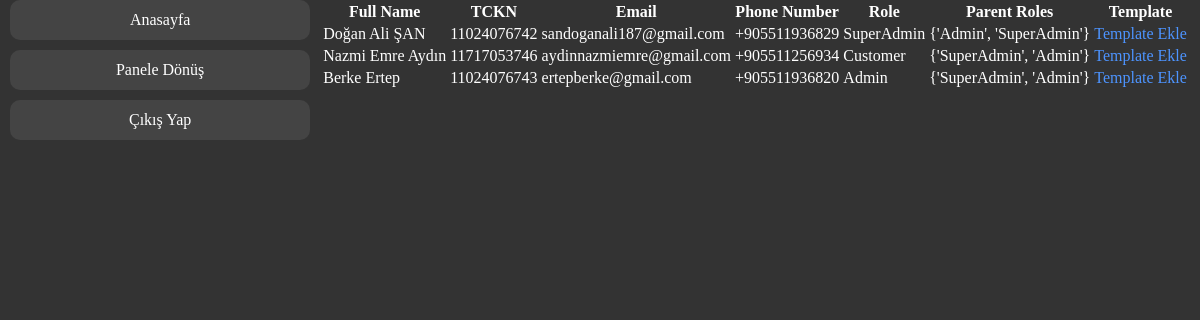
Page /addtemplate (signed in) on the committed database.
### tables this page shows
CREATE TABLE "Users" (
	"firstname"	TEXT NOT NULL,
	"lastname"	TEXT NOT NULL,
	"tckn"	TEXT NOT NULL UNIQUE,
	"email"	TEXT NOT NULL,
	"phoneNumber"	TEXT NOT NULL UNIQUE,
	"password"	TEXT NOT NULL,
	"salt"	TEXT NOT NULL,
	"role"	TEXT NOT NULL,
	"parentRoles"	TEXT NOT NULL,
	"templates"	TEXT,
	"kvkk"	INTEGER,
	PRIMARY KEY("tckn")
);

### app/routes/admin_routes.py (the view)
@admin_bp.route("/addtemplate",methods=["POST","GET"])
def add_user():
    allowed_roles = ["SuperAdmin", "Admin"]
    if "email" not in session or session.get("Role") not in allowed_roles:
        return jsonify({"Error": "Permission Denied"})
    users = get_users(get_db(),get_db().cursor())
    conn = get_db()
    cursor = conn.cursor()
    contracts = cursor.execute('SELECT * FROM contractPaths').fetchall()
    conn.close()
    return render_template("addtemplate.html",users=users,session=session,contracts=contracts)

### functions.py (called while the page is built)
def get_app():
    app = Flask(__name__,template_folder='app/templates',static_folder='app/static')
    app.secret_key = "!g2q_q*p#!6j)nmdnb170&)y4i54!l2)ji&w7u%e16i5n^2)"
    app.config['DATABASE'] = 'app/main.db'
    app.config['UPLOAD_FOLDER'] = 'static/files'
    app.config['MAIL_SERVER'] = 'smtp.gmail.com'
    app.config['MAIL_PORT'] = 587
    app.config['MAIL_USE_TLS'] = True
    app.config['MAIL_USERNAME'] = 'visamateinformation@gmail.com'
    app.config['MAIL_PASSWORD'] = 'nqmf lftv mhaw tiba'
    return app

def get_db():
    app = get_app()
    db = getattr(g, '_database', None)
    if db is None:
        db = g._database = sqlite3.connect(app.config['DATABASE'])
    return db

def get_users(conn,cursor):
    cursor.execute("SELECT * FROM Users")
    results = cursor.fetchall()
    users = []
    for id, user_tuple in enumerate(results):
        user_dict = []
        for item in user_tuple:
            if isinstance(item, bytes):
                item = item.decode('utf-8')
            user_dict.append(item)
        users.append(user_dict)
    return users

### app/templates/addtemplate.html (shortened to what this page needs)
<!DOCTYPE html>
<html lang="en">
<head>
    <link rel="stylesheet" href="static/css/style.css" />
</head>
<body>
    <div class="container">
        <nav class="navigator">
            <div class="navigator-links">
                <a class="nav-button" href="/">Anasayfa</a>
                <a class="nav-button" href="/admin">Panele Dönüş</a>
                <a class="nav-button" href="/logout">Çıkış Yap</a>
            </div>
        </nav>
        <div class="users" id="users">
            <div class="users-container">
                <table >
                    <tbody id="user_information">
                        <tr>
                            <th>Full Name</th>
                            <th>TCKN</th>
                            <th>Email</th>
                            <th>Phone Number</th>
                            <th>Role</th>
                            <th>Parent Roles</th>
                            <th>Template</th>
                        </tr>
                        {% for user in users %}
                        <tr>
                            <td>{{ user[0] }} {{ user[1] }}</td>
                            <td>{{ user[2] }}</td>
                            <td>{{ user[3] }}</td>
                            <td>{{ user[4] }}</td>
                            <td>{{ user[7] }}</td>
                            <td>{{ user[8] }}</td>
                            <td>
                                <div data-modal-target="#modal{{ user[2] }}" class="home-todo-content addtemplate">Template Ekle</div>
                            </td>
                        </tr>
                        {% endfor %}
                    </tbody>
                </table>
            </div>
        </div>
    </div>
</body>
</html>

### app/static/css/style.css (style rules this page uses)
:root { --dl-background-color: #333; --dl-repeating-color: #4d94ff; --dl-button-color: #444; --dl-hover-color: #6aa6ff; --dl-color-gray-500: #595959; --dl-color-gray-700: #999999; --dl-color-gray-900: #D9D9D9; --dl-size-size-large: 144px; --dl-size-size-small: 48px; --dl-color-danger-300: #A22020; --dl-color-danger-500: #BF2626; --dl-color-danger-700: #E14747; --dl-color-gray-black: #000000; --dl-color-gray-white: #FFFFFF; --dl-size-size-medium: 96px; --dl-size-size-xlarge: 192px; --dl-size-size-xsmall: 16px; --dl-space-space-unit: 16px; --dl-color-primary-100: #003EB3; --dl-color-primary-300: #0074F0; --dl-color-primary-500: #14A9FF; --dl-color-primary-700: #85DCFF; --dl-color-success-300: #199033; --dl-color-success-500: #32A94C; --dl-color-success-700: #4CC366; --dl-size-size-xxlarge: 288px; --dl-size-size-maxwidth: 1400px; --dl-radius-radius-round: 50%; --dl-space-space-halfunit: 8px; --dl-space-space-sixunits: 96px; --dl-space-space-twounits: 32px; --dl-radius-radius-radius2: 2px; --dl-radius-radius-radius4: 4px; --dl-radius-radius-radius8: 8px; --dl-space-space-fiveunits: 80px; --dl-space-space-fourunits: 64px; --dl-space-space-threeunits: 48px; --dl-space-space-oneandhalfunits: 24px; }
html, body, .container, .canvass { height: 100%; margin: 0; padding: 0; }
body { background-color: var(--dl-background-color); color: white; }
.container { display: flex; justify-content: space-evenly; }
.navigator { width: 300px; display: flex; flex-direction: column; }
.navigator-links { display: flex; flex-direction: column; }
.nav-button { width: 100%; height: 40px; display: flex; align-items: center; justify-content: center; background-color: var(--dl-button-color); color: white; border: none; border-radius: 10px; margin-bottom: 10px; text-decoration: none; }
.addtemplate { color: var(--dl-repeating-color) }
.users-container { overflow-x: auto; }

### rows in the picture
Users: firstname "Doğan Ali", lastname "ŞAN", tckn "11024076742", email "sandoganali187@gmail.com", phoneNumber "+905511936829", role "SuperAdmin", parentRoles "{'Admin', 'SuperAdmin'}"
Users: firstname "Nazmi Emre", lastname "Aydın", tckn "11717053746", email "aydinnazmiemre@gmail.com", phoneNumber "+905511256934", role "Customer", parentRoles "{'SuperAdmin', 'Admin'}"
Users: firstname "Berke", lastname "Ertep", tckn "11024076743", email "ertepberke@gmail.com", phoneNumber "+905511936820", role "Admin", parentRoles "{'SuperAdmin', 'Admin'}"
